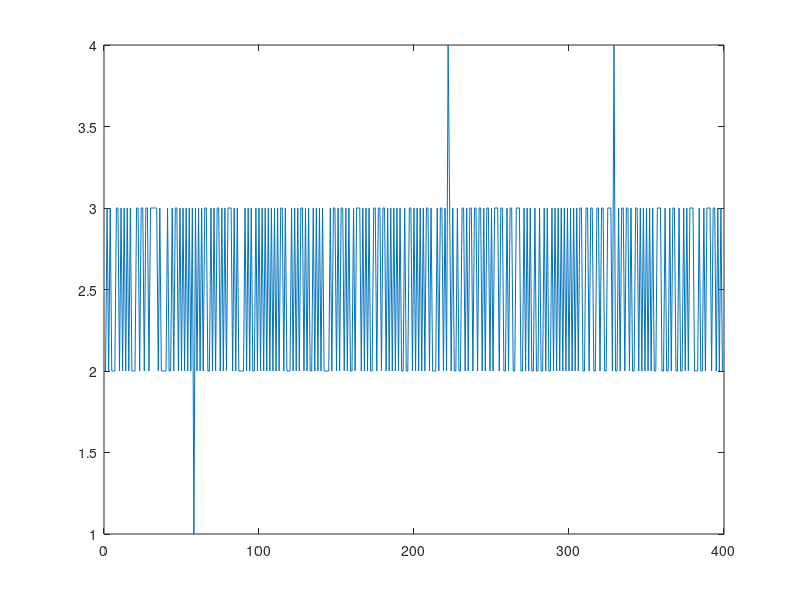

MATLAB code to generate this figure:

alfa = 0.95;
beta = 0.95;
stav = 1;
sample_size = 5;
pocet_generovanych = 2000;

one_counter = 0;
zero_counter = 0;

b = 1;

for i=1:pocet_generovanych%%%%%%%ZLE GENERUJE, PRI 2K generuje 3k cisel
    if stav == 1
        data(i) = 1;
        one_counter = one_counter + 1;

        pravd = b.*rand();
        if pravd >= (1 - alfa)
            stav = 0;
        end
    else
        data(i) = 0;
        zero_counter = zero_counter + 1;

        pravd = b.*rand();
        if pravd >= (1-beta)
            stav = 1;
        end
    end
end

%samplovanie dat
pom_sum = sum(data(1:sample_size));
sampled_data(1) = pom_sum;

for i=1:(pocet_generovanych/sample_size)-1
    pom_sum = sum(data((i*sample_size)+1:(i*sample_size)+sample_size));
    sampled_data(i) = pom_sum;
end

plot(sampled_data)
